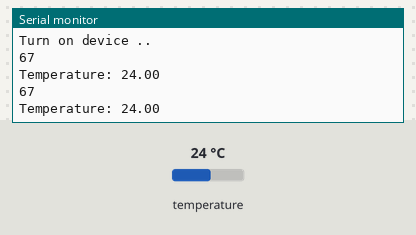
The sketch below on a simulated Arduino Uno, built with avr-gcc and run on an emulated ATmega328P. Parts: the last lines printed to the serial monitor. The test bench sets the inputs (shaded band); at power-on: temperature 24 °C.

Above: at 5.3 s.
5.4 s: temperature set to 28 °C
At 8.0 s:
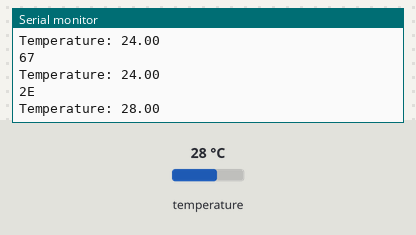
11.0 s: temperature set to 7 °C
At 13.4 s:
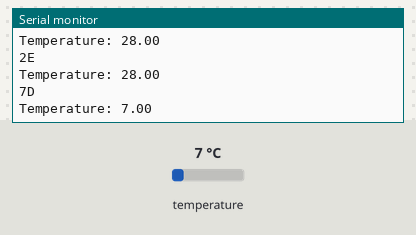
16.1 s: temperature set to 10 °C
At 17.7 s:
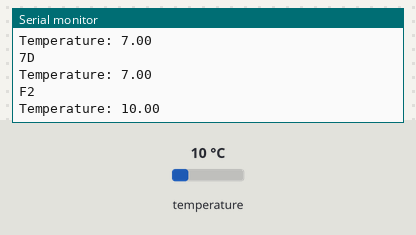
21.1 s: temperature set to 8 °C
At 23.1 s:
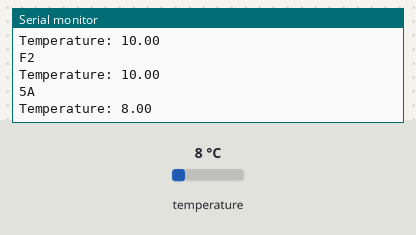
Timing chart, 0 to 24.6 s (numbered marks = the images above; inputs shaded):
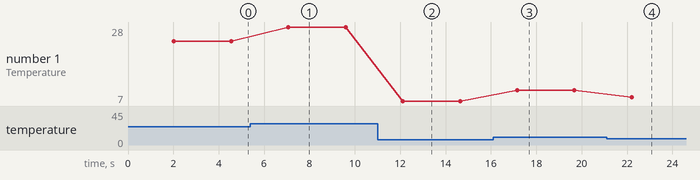

The sketch:

Thermometer.ino
```cpp
/*
 Name:		Thermometer.ino
 Created:	2/24/2017 10:22:04 PM
 Author:	Barlo
*/
#include "DelayTimeService.h"
#include "MessageService.h"
#include "DeviceService.h"
#include "DelayTimeService.h"
#include <OneWire.h>

MessageService messageService;
DeviceService deviceService;
DelayTimeService delayTimeService;
OneWire oneWire(10);

void setup() {
	deviceService = DeviceService();
	messageService = MessageService();
	delayTimeService = DelayTimeService();
	Serial.begin(9600);
	messageService.DisplayMessage("Turn on device ..", false);
}

void loop() {
	CheckAddress();
	CheckDeviceType();
	CheckDeviceIsReady();
	ReadDataFromDevice();
	ConvertDataFromDevice();
	GetDataFromDevice();
	DefaultDelay();
}

void exit(bool everthingOk){
	if (everthingOk == false)
	{
		messageService.DisplayMessage("Shutting down device ..");
		return;
	}
}

void CheckAddress() {
	if (deviceService.CheckDeviceIsFault(oneWire))
	{
		oneWire.reset_search();
		messageService.DisplaySearchAddressFailedMessage();
		exit(false);
	}
	else
	{
		messageService.DisplaySearchAddressSucceedMessage();
	}
	delayTimeService.OneSecondDelay();
}

void CheckDeviceType() {
	String deviceType = deviceService.GetDeviceType();
	messageService.DisplayDeviceTypeMessage(deviceType);
}

void CheckDeviceIsReady() {
	bool devicePrepared = deviceService.PrepareDevice(oneWire);
	exit(devicePrepared);
}

void ReadDataFromDevice() {
	deviceService.ReadData(oneWire);
}

void ConvertDataFromDevice() {
	deviceService.ConvertData();
}

void GetDataFromDevice() {
	double temp = deviceService.GetConvertedData();
	messageService.DisplayTemperature(temp);
}

void DefaultDelay() {
	delayTimeService.CustomDelay(500);
}
```

DelayTimeService.cpp
```cpp
#include "DelayTimeService.h"
enum DelayTime
{
	HalfSecond = 500,
	OneSecond = 1000,
	TwoSeconds = 2000
};
DelayTimeService::DelayTimeService()
{
}

DelayTimeService::~DelayTimeService()
{
}
void DelayTimeService::OneSecondDelay()
{
	delay(OneSecond);
}

void DelayTimeService::CustomDelay(int time)
{
	delay(time);
}
```

DelayTimeService.h
```cpp
// DelayTimeService.h

#ifndef _DELAYTIMESERVICE_h
#define _DELAYTIMESERVICE_h
#include "arduino.h"
class DelayTimeService
{
public:
	DelayTimeService();
	~DelayTimeService();
	void OneSecondDelay();
	void CustomDelay(int time);
};

#endif
```

DeviceService.cpp
```cpp
#include "DeviceService.h"
#include <OneWire.h>

enum DeviceTypes
{
	DS18S20 = 0x10,
	DS18B20 = 0x28,
	DS18B22 = 0x22
};

struct TemperatureResult
{
	double Celsius;
	double Fahrenheir;
} temperatureResult;

DeviceService::DeviceService()
{
	present = 0;
}

DeviceService::~DeviceService()
{
}

bool DeviceService::CheckDeviceIsFault(OneWire &oneWire)
{
	return !oneWire.search(addr)? true : false;
}

bool DeviceService::PrepareDevice(OneWire & oneWire)
{

	oneWire.reset();
	oneWire.select(addr);
	oneWire.write(0x44, 1);
	delay(1000);
	present = oneWire.reset();
	oneWire.select(addr);
	oneWire.write(0xBE);
	return (bool) present;
}

void DeviceService::ReadData(OneWire & oneWire)
{
	for (i = 0; i < 9; i++) {           // we need 9 bytes
		data[i] = oneWire.read();
	}
	Serial.print(OneWire::crc8(data, 8), HEX);
}

void DeviceService::ConvertData()
{
	raw = (data[1] << 8) | data[0];
	if (type_s) {
		raw = raw << 3;
		if (data[7] == 0x10) {
			raw = (raw & 0xFFF0) + 12 - data[6];
		}
	}
	else {
		byte cfg = (data[4] & 0x60);
		if (cfg == 0x00) raw = raw & ~7;
		else if (cfg == 0x20) raw = raw & ~3;
		else if (cfg == 0x40) raw = raw & ~1;
	}
}

double DeviceService::GetConvertedData()
{
	celsius = (double)raw / 16.0;

	return celsius;
}

String DeviceService::GetDeviceType()
{
	String deviceType;
	switch (addr[0]) {
		case DS18S20:
			deviceType = DS18S20;
			type_s = 1;
			break;
		case DS18B20:
			deviceType = DS18B20;
			type_s = 0;
			break;
		case DS18B22:
			deviceType = DS18B22;
			type_s = 0;
			break;
		default:
			deviceType = "Device is not a DS18x20 family device.";
	}
	return deviceType;
}
```

DeviceService.h
```cpp
// Device.h

#ifndef _DEVICE_h
#define _DEVICE_h
#include "arduino.h"
#include <OneWire.h>
class DeviceService
{
	private:
		byte i;
		byte present;
		byte type_s;
		byte data[12];
		byte addr[8];
		int16_t raw;
		double celsius;
	public:
		DeviceService();
		~DeviceService();
		bool CheckDeviceIsFault(OneWire &oneWir);
		bool PrepareDevice(OneWire &oneWire);
		void ReadData(OneWire &oneWire);
		void ConvertData();
		double GetConvertedData();
		String GetDeviceType();

};
#endif
```

MessageService.cpp
```cpp
#include "MessageService.h"

MessageService::MessageService()
{
}

MessageService::~MessageService()
{
}

void MessageService::DisplayMessage(String message, bool defaultDisable = true)
{
	if (defaultDisable == false)
	{
		Serial.println(message);
	}
}

void MessageService::DisplaySearchAddressFailedMessage()
{
	DisplayMessage("No more addresses");
}

void MessageService::DisplaySearchAddressSucceedMessage()
{
	DisplayMessage("Everything ok");
}

void MessageService::DisplayDeviceTypeMessage(String device)
{
	DisplayMessage("Chip: " + device);
}

void MessageService::DisplayTemperature(double temperature)
{
	DisplayMessage("\r\nTemperature: " + (String) temperature, false);
}
```

MessageService.h
```cpp
// MessageService.h

#ifndef _MESSAGESERVICE_h
#define _MESSAGESERVICE_h
#include "arduino.h"
class MessageService
{
	public:
		MessageService();
		~MessageService();
		void DisplayMessage(String message, bool defaultDisable = true);
		void DisplaySearchAddressFailedMessage();
		void DisplaySearchAddressSucceedMessage();
		void DisplayDeviceTypeMessage(String device);
		void DisplayTemperature(double temperature);
};

#endif
```

Measured:
- after the input at 5.4 s, the serial monitor: prints a new line after 1.7 s (image 1)
- after the input at 11.0 s, the serial monitor: prints a new line after 1.1 s (image 2)
- after the input at 16.1 s, the serial monitor: prints a new line after 1.1 s (image 3)
- after the input at 21.1 s, the serial monitor: prints a new line after 1.1 s (image 4)
- plotted number 1: 24 → 28 after the input at 5.4 s, 28 → 7 after the input at 11.0 s, 7 → 10 after the input at 16.1 s, 10 → 8 after the input at 21.1 s
